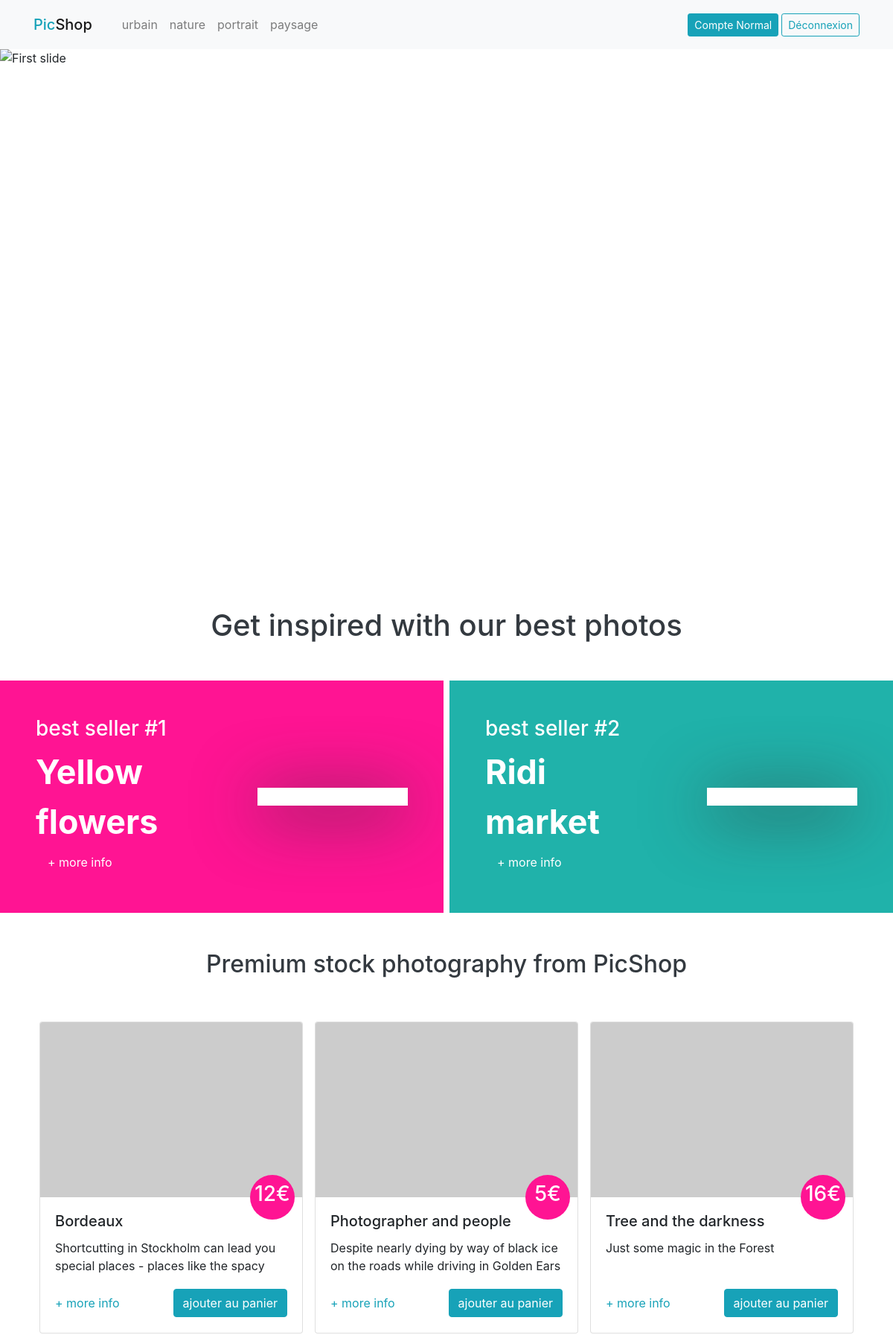
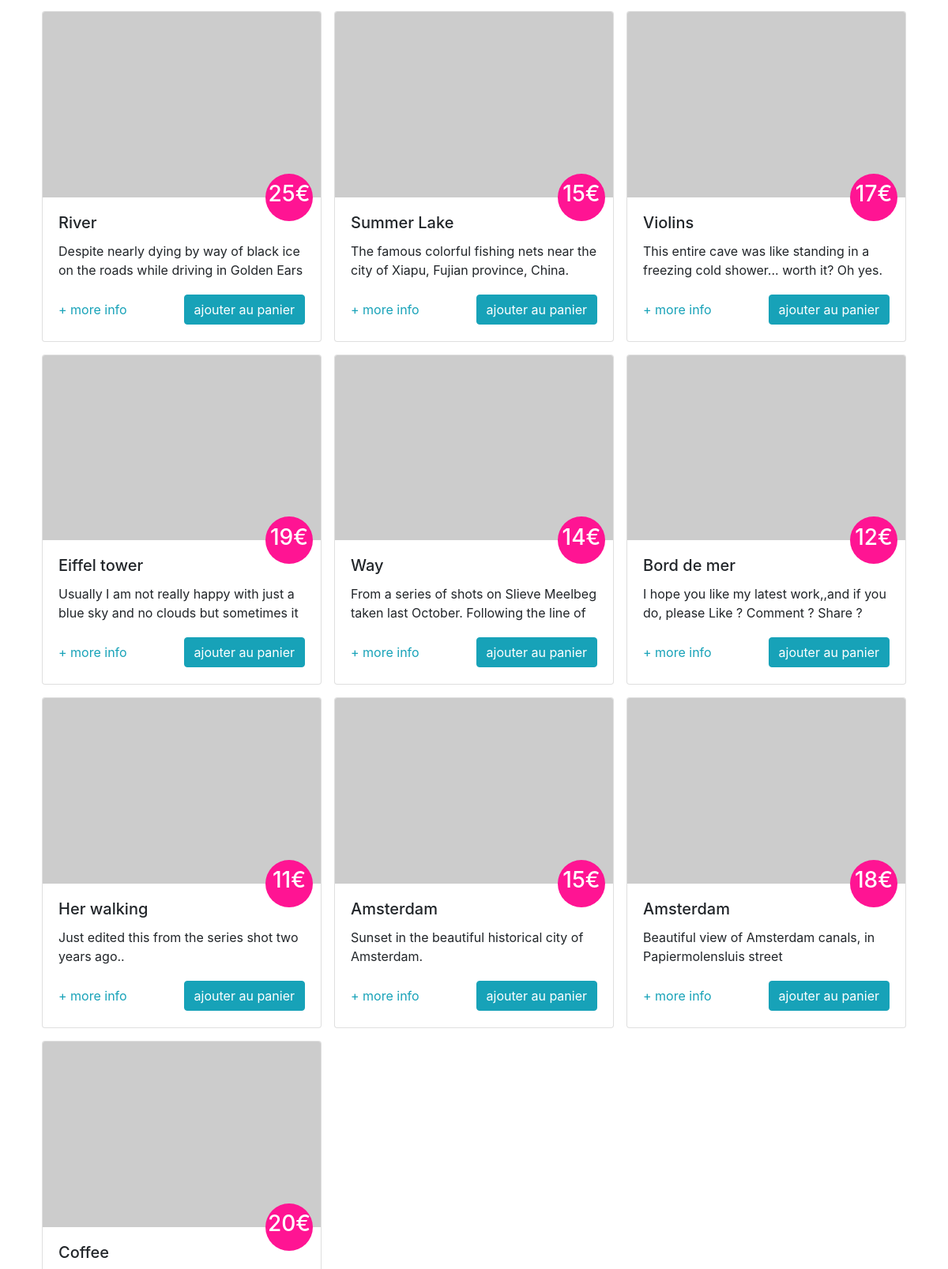
The app's page /index.php (signed in, upper part) with its own data (2 pictures, top to bottom).
### tables this page shows
CREATE TABLE `categorie` (
  `pk_id` int(11) NOT NULL,
  `nom` varchar(45) NOT NULL
);

CREATE TABLE `photo` (
  `pkid` int(4) NOT NULL,
  `titre` varchar(50) NOT NULL,
  `description` varchar(500) NOT NULL,
  `prix` float NOT NULL,
  `url` varchar(100) NOT NULL,
  `fk` int(11) NOT NULL
);

### include/fonctions.php (called while the page is built, shortened)
<?php
function isUserConnected(){
    return isset($_SESSION['user']);
}
function getUserFullName(){
    if(isUserConnected()){
        return $_SESSION['user']['prenom'] . ' ' . $_SESSION['user']['nom'];
    }
}

### index.php (the view, shortened to what this page needs)
<?php
    require_once __DIR__ . '/include/init.php';
    include __DIR__ . '/layout/top.php';
    $query = 'SELECT * FROM photo';
    $stmt = $pdo->query($query);
    $photos = $stmt->fetchAll();
    $src = (isset($photo['url']))
        ? IMG_IMG . $photo['url']
        : PHOTO_DEFAULT
        ;
?>
    <div id="carouselExampleIndicators" class="carousel slide" data-ride="carousel">
        <ol class="carousel-indicators">
            <li data-target="#carouselExampleIndicators" data-slide-to="0" class="active"></li>
            <li data-target="#carouselExampleIndicators" data-slide-to="1"></li>
            <li data-target="#carouselExampleIndicators" data-slide-to="2"></li>
        </ol>
        <div class="carousel-inner" style="height:700px">
            <div class="carousel-item active">
                <img class="d-block w-100" src="img/Bolga_0004-min.jpg" alt="First slide">
            </div>
        </div>
            <a class="carousel-control-prev" href="#carouselExampleIndicators" role="button" data-slide="prev">
            <span class="carousel-control-prev-icon" aria-hidden="true"></span>
            </a>
            <a class="carousel-control-next" href="#carouselExampleIndicators" role="button" data-slide="next">
            <span class="carousel-control-next-icon" aria-hidden="true"></span>
            </a>
    </div>
    <h1 class="text-center text-dark">Get inspired with our best photos</h1>
    <div class="row p-0">
        <div class="col-6 pr-1">
            <div class="haut-gauche">
                <div class="row no-gutters d-flex align-items-center">
                    <div class="col-6 p-5">
                        <h3 class="text-white">best seller #1</h3>
                        <div class="text-white haut-titre">
                            <strong>Yellow flowers</strong>
                        </div>
                        <a class="nav-link text-white" href="">+ more info</a>
                    </div>
                    <div class="col-6 p-5">
                        <div class="haut-img-cont">
                        </div>
                    </div>
                </div>
            </div>
        </div>
        <div class="col-6 pl-1">
            <div class="haut-droit">
               <div class="row no-gutters d-flex align-items-center">
                    <div class="col-6 p-5">
                        <h3 class="text-white">best seller #2</h3>
                        <div class="text-white haut-titre">
                            <strong>Ridi market</strong>
                        </div>
                        <a class="nav-link text-white" href="">+ more info</a>
                    </div>
                    <div class="col-6 p-5">
                        <div class="haut-img-cont">
                        </div>
                    </div>
                </div>
            </div>
        </div>
    </div>
    <div class="container">
            <h2 class="text-center text-dark">Premium stock photography from PicShop</h2>
            <div class="row no-gutters pb-5">
                <?php
                    foreach($photos as $photo) :
                ?>
                <div class="col-6 col-md-4 p-2">
                    <div class="card">
                        <a href=""><img class="card-img-top" src="<?= $src; ?>" alt="Card image cap"></a>
                        <div class="card-body position-relative">
                            <div class="mycard-price">
                                <h3><?= $photo['prix']; ?>€</h3>
                            </div>
                            <h5 class="card-title"><?= $photo['titre']; ?></h5>
                            <p class="card-text mycard-desc"><?= $photo['description']; ?></p>
                            <div class="d-flex justify-content-between align-items-center">
                                <a class="nav-link text-info pl-0" href="">+ more info</a>
                                <a href="#" class="btn btn-info">ajouter au panier</a>
                            </div>
                        </div>
                    </div>
                </div>
                <?php
                    endforeach;
                ?>
            </div>
    </div>
</div>
<?php
    include __DIR__ . '/layout/bottom.php';
?>

### layout/top.php (shortened to what this page needs)
<!doctype html>
<html lang="fr">
  <head>
    <link rel="stylesheet" href="https://maxcdn.bootstrapcdn.com/bootstrap/4.0.0/css/bootstrap.min.css">
    <link rel="stylesheet" href="css/picshop.css">
  </head>
  <body>
  <?php
    require_once __DIR__ . '/../include/init.php';
    $query = 'SELECT * FROM categorie';
    $stmt = $pdo->query($query);
    $categories = $stmt->fetchAll();
  ?>
    <header>
      <nav class="navbar navbar-expand-lg navbar-light bg-light">
        <div class="container">
          <a class="navbar-brand mb-0 h1 text-info" href="index.php">Pic<span class="navbar-brand mb-0 h1">Shop</span></a>
          <div class="collapse navbar-collapse" id="navbarSupportedContent">
            <ul class="navbar-nav mr-auto">
              <?php
                foreach($categories as $categorie) :
              ?>
              <li class="nav-item">
                <a class="nav-link" href="categorie.php?id=<?= $categorie['id']; ?>"><?= $categorie['nom']; ?></a>
              </li>
              <?php
                endforeach;
              ?>
            </ul>
            <div class="form-inline my-2 my-lg-0">
              <?php
                if(isUserConnected()) :
              ?>
              <a class="btn btn-info btn-sm my-2 my-sm-0" href="#"><?= getUserFullName(); ?></a>
              <form method="post">
                <div class="form-group">
                  <button class="btn btn-sm btn-outline-info ml-1" name="deco" href="#">Déconnexion</button>
                </div>
              </form>
              <?php
                else :
              ?>
              <a class="nav-link text-info" href="connexion.php">connexion</a>
              <a class="btn btn-info btn-sm my-2 my-sm-0" href="inscription.php">Inscription</a>
              <?php
                endif;
              ?>
            </div>
          </div>
        </div>
      </nav>
    </header>
<div class="container-fluid" style="padding:0; overflow:hidden">

### css/picshop.css (style rules this page uses)
h1, h2 { margin: 50px 0; }
.haut-gauche { background: DeepPink; }
.haut-droit { background: LightSeaGreen; }
.haut-titre { font-size: 2.8rem; }
.haut-img-cont { background: white; -webkit-box-shadow: 0px 10px 89px 0px rgba(50, 50, 50, 1); -moz-box-shadow: 0px 10px 89px 0px rgba(50, 50, 50, 1); box-shadow: 0px 10px 89px 0px rgba(50, 50, 50, 1); }
.mycard-desc { height: 50px; overflow: hidden; }
.mycard-price { position: absolute; background: DeepPink; color: white; top: -30px; right: 10px; border-radius: 50%; height: 60px; width: 60px; display: flex; justify-content: center; align-items: center; }

### records on screen
categorie: nom "urbain"
categorie: nom "nature"
categorie: nom "portrait"
categorie: nom "paysage"
photo: prix "12", titre "Bordeaux", description "Shortcutting in Stockholm can lead you special places - places like the spacy…"
photo: prix "5", titre "Photographer and people", description "Despite nearly dying by way of black ice on the roads while driving in Golden Ears…"
photo: prix "16", titre "Tree and the darkness", description "Just some magic in the Forest"
photo: prix "25", titre "River", description "Despite nearly dying by way of black ice on the roads while driving in Golden Ears…"
photo: prix "15", titre "Summer Lake", description "The famous colorful fishing nets near the city of Xiapu, Fujian province, China."
photo: prix "17", titre "Violins", description "This entire cave was like standing in a freezing cold shower... worth it? Oh yes.…"
photo: prix "19", titre "Eiffel tower", description "Usually I am not really happy with just a blue sky and no clouds but sometimes it…"
photo: prix "14", titre "Way", description "From a series of shots on Slieve Meelbeg taken last October. Following the line of…"
photo: prix "12", titre "Bord de mer", description "I hope you like my latest work,,and if you do, please Like ? Comment ? Share ?…"
photo: prix "11", titre "Her walking", description "Just edited this from the series shot two years ago.."
photo: prix "15", titre "Amsterdam", description "Sunset in the beautiful historical city of Amsterdam."
photo: prix "18", titre "Amsterdam", description "Beautiful view of Amsterdam canals, in Papiermolensluis street"
photo: prix "20", titre "Coffee"

### other values on screen
getUserFullName() "Compte Normal"
